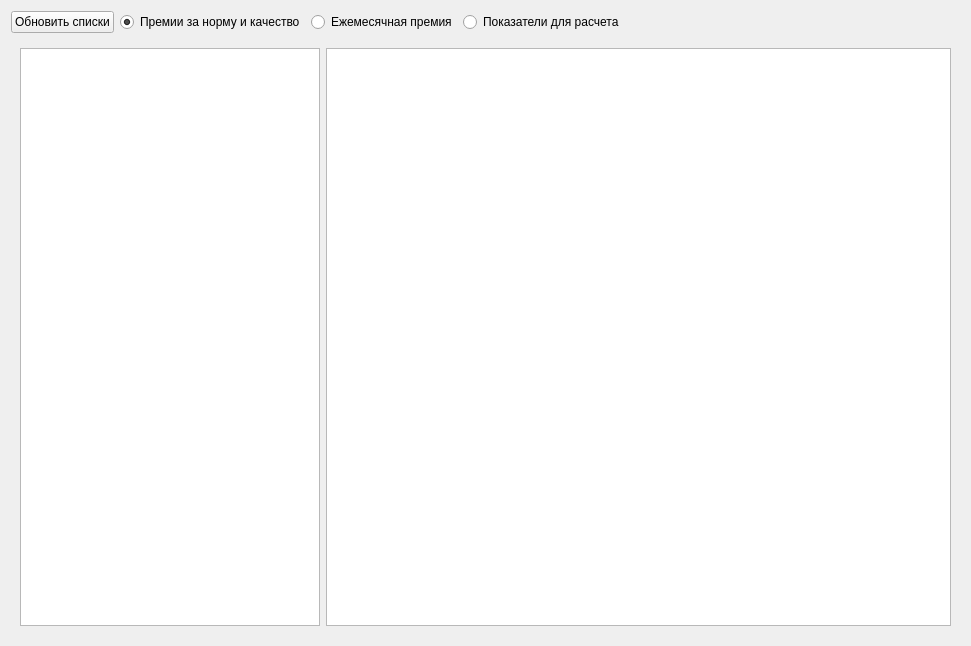
<?xml version="1.0" encoding="UTF-8"?>
<ui version="4.0">
 <class>FormPremMon</class>
 <widget class="QWidget" name="FormPremMon">
  <property name="geometry">
   <rect>
    <x>0</x>
    <y>0</y>
    <width>971</width>
    <height>646</height>
   </rect>
  </property>
  <property name="windowTitle">
   <string>Form</string>
  </property>
  <layout class="QVBoxLayout" name="verticalLayout">
   <item>
    <layout class="QHBoxLayout" name="horizontalLayout">
     <item>
      <widget class="QPushButton" name="pushButtonUpd">
       <property name="text">
        <string>Обновить списки</string>
       </property>
      </widget>
     </item>
     <item>
      <widget class="QRadioButton" name="radioButtonNorm">
       <property name="text">
        <string>Премии за норму и качество</string>
       </property>
       <property name="checked">
        <bool>true</bool>
       </property>
      </widget>
     </item>
     <item>
      <widget class="QRadioButton" name="radioButtonMon">
       <property name="text">
        <string>Ежемесячная премия</string>
       </property>
      </widget>
     </item>
     <item>
      <widget class="QRadioButton" name="radioButtonList">
       <property name="text">
        <string>Показатели для расчета</string>
       </property>
      </widget>
     </item>
     <item>
      <spacer name="horizontalSpacer">
       <property name="orientation">
        <enum>Qt::Horizontal</enum>
       </property>
       <property name="sizeHint" stdset="0">
        <size>
         <width>40</width>
         <height>20</height>
        </size>
       </property>
      </spacer>
     </item>
    </layout>
   </item>
   <item>
    <widget class="QStackedWidget" name="stackedWidget">
     <property name="currentIndex">
      <number>0</number>
     </property>
     <widget class="QWidget" name="page_1">
      <layout class="QVBoxLayout" name="verticalLayout_4">
       <item>
        <layout class="QHBoxLayout" name="horizontalLayout_3">
         <item>
          <widget class="QListView" name="listViewZon">
           <property name="maximumSize">
            <size>
             <width>300</width>
             <height>16777215</height>
            </size>
           </property>
          </widget>
         </item>
         <item>
          <widget class="DbViewer" name="tableViewNorm"/>
         </item>
        </layout>
       </item>
      </layout>
     </widget>
     <widget class="QWidget" name="page_2">
      <layout class="QVBoxLayout" name="verticalLayout_2">
       <item>
        <layout class="QHBoxLayout" name="horizontalLayout_2">
         <item>
          <widget class="QListView" name="listViewProf">
           <property name="maximumSize">
            <size>
             <width>300</width>
             <height>16777215</height>
            </size>
           </property>
          </widget>
         </item>
         <item>
          <widget class="DbViewer" name="tableViewPrem"/>
         </item>
        </layout>
       </item>
      </layout>
     </widget>
     <widget class="QWidget" name="page_3">
      <layout class="QVBoxLayout" name="verticalLayout_5">
       <item>
        <layout class="QHBoxLayout" name="horizontalLayout_5">
         <item>
          <widget class="DbViewer" name="tableViewList">
           <property name="maximumSize">
            <size>
             <width>300</width>
             <height>16777215</height>
            </size>
           </property>
          </widget>
         </item>
         <item>
          <layout class="QVBoxLayout" name="verticalLayout_3">
           <item>
            <layout class="QHBoxLayout" name="horizontalLayout_6">
             <item>
              <widget class="QLabel" name="label">
               <property name="text">
                <string>Название</string>
               </property>
              </widget>
             </item>
             <item>
              <widget class="QLineEdit" name="lineEditNam"/>
             </item>
            </layout>
           </item>
           <item>
            <widget class="DbViewer" name="tableViewCont"/>
           </item>
           <item>
            <layout class="QHBoxLayout" name="horizontalLayoutMap">
             <item>
              <spacer name="horizontalSpacer_2">
               <property name="orientation">
                <enum>Qt::Horizontal</enum>
               </property>
               <property name="sizeHint" stdset="0">
                <size>
                 <width>40</width>
                 <height>20</height>
                </size>
               </property>
              </spacer>
             </item>
            </layout>
           </item>
          </layout>
         </item>
        </layout>
       </item>
      </layout>
     </widget>
    </widget>
   </item>
  </layout>
 </widget>
 <customwidgets>
  <customwidget>
   <class>DbViewer</class>
   <extends>QTableView</extends>
   <header>db/dbviewer.h</header>
  </customwidget>
 </customwidgets>
 <resources/>
 <connections/>
</ui>
